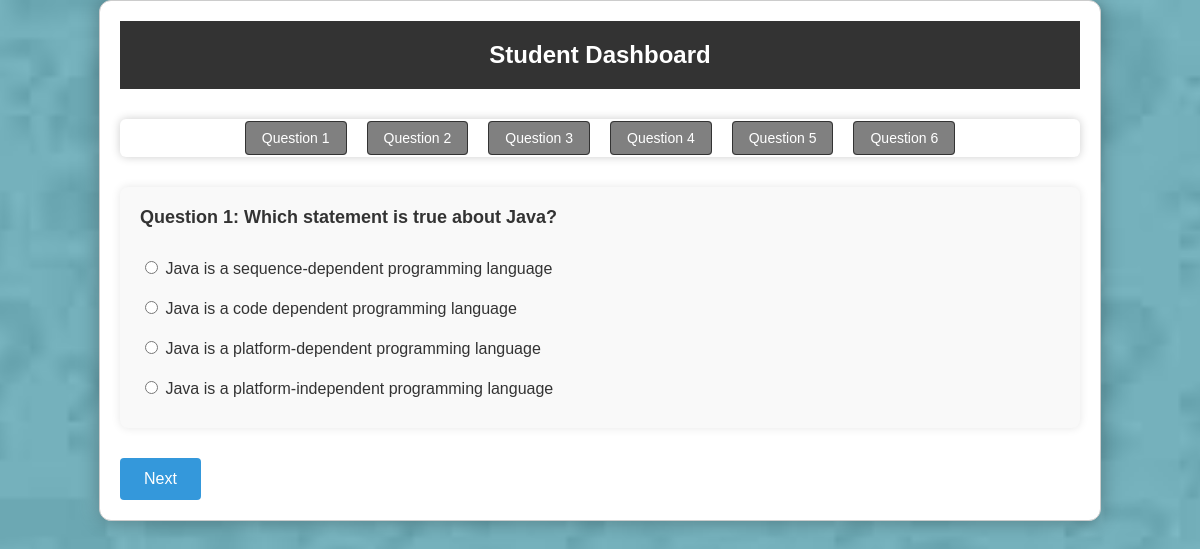
The page /take_quiz.php?sub_id=4 on the database its author committed.
### tables this page shows
CREATE TABLE IF NOT EXISTS `quiz_questions` (
  `id` int(11) NOT NULL AUTO_INCREMENT,
  `sub_id` int(11) DEFAULT NULL,
  `question_text` varchar(255) NOT NULL,
  `option_1` varchar(255) NOT NULL,
  `option_2` varchar(255) NOT NULL,
  `option_3` varchar(255) NOT NULL,
  `option_4` varchar(255) NOT NULL,
  `correct_option` int(11) NOT NULL,
  PRIMARY KEY (`id`)
);

### take_quiz.php (the view, shortened to what this page needs)
<?php
$servername = 'localhost';
$username = 'root';
$password = '';
$database = 'login';
$conn = new mysqli($servername, $username, $password, $database);
function getAnswer($questionId) {
    return isset($_COOKIE['answers'][$questionId]) ? $_COOKIE['answers'][$questionId] : '';
}
function isAnswered($questionId) {
    return isset($_COOKIE['answers'][$questionId]);
}
?>
<!DOCTYPE html>
<html lang="en">
<head>
</head>
<body>
    <div class="quiz-container">
        <h1>Student Dashboard</h1>
        <?php
        if (isset($_GET['sub_id'])) {
            $sub_id = intval($_GET['sub_id']);
            $subject_query = "SELECT * FROM subjects WHERE sub_id = ?";
            $stmt = $conn->prepare($subject_query);
            $stmt->bind_param("i", $sub_id);
            if (!$stmt->execute()) {
                die('Error executing statement: ' . $stmt->error);
            }
            $subject_result = $stmt->get_result();
            if ($subject_result->num_rows > 0) {
                $query = "SELECT * FROM quiz_questions WHERE sub_id = ?";
                $stmt = $conn->prepare($query);
                $stmt->bind_param("i", $sub_id);
                if (!$stmt->execute()) {
                    die('Error executing statement: ' . $stmt->error);
                }
                $result = $stmt->get_result();
                if ($result->num_rows > 0) {
                    $questions = $result->fetch_all(MYSQLI_ASSOC);
                    $totalQuestions = count($questions);
                    if (isset($_POST['currentQuestion'])) {
                        $currentQuestion = $_POST['currentQuestion'];
                    } else {
                        $currentQuestion = 0;
                    }
                    ?>
                    <div id="question-navigation">
                        <ul>
                            <?php
                            for ($i = 0; $i < $totalQuestions; $i++) {
                                $questionNumber = $i + 1;
                                $linkClass = ($i === $currentQuestion) ? 'current-question' : '';
                                $questionId = $questions[$i]['id'];
                                if (isAnswered($questionId)) {
                                    $linkClass .= ' answered-question';
                                } else {
                                    $linkClass .= ' unanswered-question';
                                }
                                echo "<li><a href='#' class='$linkClass' onclick='goToQuestion($i)'>Question $questionNumber</a></li>";
                            }
                            ?>
                        </ul>
                    </div>
                    <form method="POST" action="take_quiz.php?sub_id=<?php echo $sub_id; ?>">
                        <div class="question-options">
                            <p class="question-text"><?php echo "Question " . ($currentQuestion + 1) . ": " . $questions[$currentQuestion]['question_text']; ?></p>
                            <div class="option-label">
                                <input type="radio" name="question_<?php echo $questions[$currentQuestion]['id']; ?>" value="1" <?php echo (getAnswer($questions[$currentQuestion]['id']) == '1') ? 'checked' : ''; ?>>
                                <label for="question_<?php echo $questions[$currentQuestion]['id']; ?>_1"><?php echo $questions[$currentQuestion]['option_1']; ?></label>
                            </div>
                            <div class="option-label">
                                <input type="radio" name="question_<?php echo $questions[$currentQuestion]['id']; ?>" value="2" <?php echo (getAnswer($questions[$currentQuestion]['id']) == '2') ? 'checked' : ''; ?>>
                                <label for="question_<?php echo $questions[$currentQuestion]['id']; ?>_2"><?php echo $questions[$currentQuestion]['option_2']; ?></label>
                            </div>
                            <div class="option-label">
                                <input type="radio" name="question_<?php echo $questions[$currentQuestion]['id']; ?>" value="3" <?php echo (getAnswer($questions[$currentQuestion]['id']) == '3') ? 'checked' : ''; ?>>
                                <label for="question_<?php echo $questions[$currentQuestion]['id']; ?>_3"><?php echo $questions[$currentQuestion]['option_3']; ?></label>
                            </div>
                            <div class="option-label">
                                <input type="radio" name="question_<?php echo $questions[$currentQuestion]['id']; ?>" value="4" <?php echo (getAnswer($questions[$currentQuestion]['id']) == '4') ? 'checked' : ''; ?>>
                                <label for="question_<?php echo $questions[$currentQuestion]['id']; ?>_4"><?php echo $questions[$currentQuestion]['option_4']; ?></label>
                            </div>
                        </div>
                        <div class="button-container">
                            <?php if ($currentQuestion < $totalQuestions - 1): ?>
                                <input type="submit" name="next" value="Next">
                            <?php else: ?>
                                <input type="submit" name="submit" value="Submit Quiz">
                            <?php endif; ?>
                        </div>
                    </form>
                    <?php
                } else {
                    echo "No questions found for the specified sub_id.";
                }
            } else {
                echo "Invalid sub_id. Please provide a valid subject ID.";
            }
        } else {
            echo "Please provide a valid sub_id parameter in the URL.";
        }
        ?>
    </div>
</body>
</html>

### take_quiz.php (style rules this page uses)
body, h1, p { margin: 0; padding: 0; }
body { background-image: url('./img/1.jpg'); background-size: cover; background-position: center; background-color: #f2f2f2; height: 100vh; margin: 0; position: relative; font-family: Arial, sans-serif; color: #333; }
h1 { background-color: #333; color: white; text-align: center; padding: 20px; margin: 0; font-size: 24px; }
.quiz-container { width: 80%; margin: 0 auto; background-color: #fff; border: 1px solid #ccc; padding: 20px; box-shadow: 0 0 20px rgba(0, 0, 0, 0.3); border-radius: 12px; transition: transform 0.3s ease-in-out; }
.question-text { font-weight: bold; margin-bottom: 20px; font-size: 18px; }
.option-label { display: block; margin: 10px 0; font-size: 16px; }
input[type="radio"] { border: 1px solid #333; padding: 8px; }
.button-container { display: flex; justify-content: space-between; align-items: center; margin-top: 30px; }
.button-container input[type="submit"] { padding: 12px 24px; background-color: #3498db; color: white; border: none; border-radius: 4px; cursor: pointer; font-size: 16px; transition: background-color 0.3s, transform 0.2s ease-in-out; }
.question-options { display: flex; flex-direction: column; background-color: #f9f9f9; padding: 20px; border-radius: 8px; box-shadow: 0 0 10px rgba(0, 0, 0, 0.1); }
#question-navigation { margin: 30px 0; text-align: center; }
#question-navigation ul { background-color: #fff; border-radius: 6px; box-shadow: 0 0 10px rgba(0, 0, 0, 0.2); padding: 10px; }
#question-navigation li { display: inline; margin: 0 10px; }
#question-navigation a { text-decoration: none; padding: 8px 16px; border: 1px solid #333; border-radius: 4px; color: #333; font-size: 14px; transition: background-color 0.3s, color 0.3s; }
#question-navigation a.current-question { background-color: #333; color: white; }
#question-navigation a.unanswered-question { background-color: grey; color: white; }

### rows shown on the page
quiz_questions: questionNumber "1", question_text "Which statement is true about Java?", option_1 "Java is a sequence-dependent programming language", option_2 "Java is a code dependent programming language", option_3 "Java is a platform-dependent programming language", option_4 "Java is a platform-independent programming language"
quiz_questions: questionNumber "2"
quiz_questions: questionNumber "3"
quiz_questions: questionNumber "4"
quiz_questions: questionNumber "5"
quiz_questions: questionNumber "6"

### other values the page prints
$currentQuestion + 1 "1"
